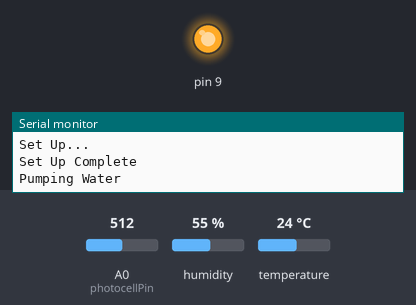
Simulated run of this sketch. Board: Arduino Uno, built for the host (arithmetic inside an expression is 32-bit, double 64-bit). Parts: output pins drawn as LEDs (lit = HIGH), the last lines printed to the serial monitor. The test bench sets the inputs (shaded band); at power-on: A0 (photocellPin) = 512, humidity 55 %, temperature 24 °C. WiFi joins after 1.5 s; servers stay silent unless stated; uploads are accepted with an empty reply.

Above: at 7.0 s.
At 40.6 s:
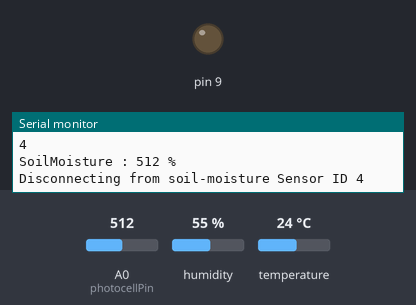
Timing chart, 0 to 89.6 s (numbered marks = the images above):
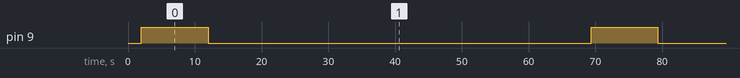

The sketch:

Garduino.ino
```cpp
#include <Ethernet.h>
#include <SPI.h>
#include "DHT.h"
#include "floatToString.h"
#include "Temperature.h"
#include "Humidity.h"
#include "Light.h"
#include "SoilMoisture.h"

#define DHTPIN 8     // what pin we're connected to
#define DHTTYPE DHT11   // DHT 11

DHT dht(DHTPIN, DHTTYPE);

byte mac[] = {0xDE, 0xAD, 0xBE, 0xEF, 0xFE, 0xED}; // max address for ethernet shield
byte ip[] = {192,168,2,17}; // ip address for ethernet shield
String serverAddress = "192.168.2.2"; // ip address to ping
byte server[] = {192,168,2,2};
int port = 8080;
String ServletKey = "vhMPGBUHX7MLVMSG";

EthernetClient client;
Temperature temp = Temperature();
Humidity humid = Humidity();
Light light = Light();
SoilMoisture soilMoisture = SoilMoisture();

String Project="garduino";
String Servlet="SensorData";
String NodeID ="1";
int TimeDelayBeingUpdates(5000);
int TimeDelayBeingCycles (30000);

void setup()
{
Serial.begin(9600);
Ethernet.begin(mac,ip);
delay(1000);
Serial.println("");
Serial.println("Set Up...");
dht.begin();
Serial.println("Set Up Complete");
delay(1000);
pinMode(9, OUTPUT);
}

char* SensorType[]={"temp", "humidity", "light", "water-level", "soil-moisture"};

String lightSensors[]={"0", "1", "2", "3"};
char* soilMoistureSensors[]={"4","5", "6", "7"};

char* waterLevelSensors[]={"1", "2", "3", "4"};
char* DHT11Sensors[]={"1", "2"};

void loop(){


activateWaterPump();

ConnectToServlet("temp","1");
ConnectToServlet("humidity","1");

ConnectToServlet("light","0");
ConnectToServlet("light","1");


/*
ConnectToServlet("light","2");
ConnectToServlet("light","3");
*/
ConnectToServlet("soil-moisture","4");

/*
ConnectToServlet("soil-moisture","5");
ConnectToServlet("soil-moisture","6");
ConnectToServlet("soil-moisture","7");

*/

delay(TimeDelayBeingCycles);
}

void debugProbe()
{
     // read the analog in value:
    int sensorValue = analogRead(1);
    // map it to the range of the analog out:
    int outputValue = map(sensorValue, 0, 1023, 0, 255);

    // print the results to the serial monitor:
    Serial.print("sensor = " );
    Serial.print(sensorValue);
    Serial.print("\t output = ");
    Serial.println(outputValue);
}

void ConnectToServlet(String SensorType,String SensorID)
{

    if (client.connect(server,port))
  {
        Serial.println("");
        Serial.println("Connecting to "+ SensorType+" Sensor ID "+SensorID);

        String thisData = "";

        if(SensorType=="temp")
        {
            thisData = temp.generateTemp();
        }
        else if( SensorType== "humidity")
        {
            thisData = humid.generateHumidity();
        }
        else if(SensorType=="light")
        {
          int LightSensorID =0;

          if(SensorID=="0")
          {
            LightSensorID =0;
          } else  if(SensorID=="1")
          {
            LightSensorID =1;
          } else  if(SensorID=="2")
          {
            LightSensorID =2;
          } else  if(SensorID=="3")
          {
            LightSensorID =3;
          }

          thisData = light.generateLight(LightSensorID);
        }
        else if (SensorType=="soil-moisture")
        {
          int SoilSensorID =4;

          if(SensorID=="4")
          {
            SoilSensorID =4;
          } else  if(SensorID=="5")
          {
            SoilSensorID =5;
          } else  if(SensorID=="6")
          {
            SoilSensorID =6;
          } else  if(SensorID=="7")
          {
            SoilSensorID =7;
          }

          thisData = soilMoisture.generateSoilMoisture(SoilSensorID);
        }

        sendData(thisData,NodeID,SensorType,SensorID);
       // serialDebugData(thisData,NodeID,SensorType,SensorID);

        Serial.println("");
  }

  if (client.connected())
  {
        Serial.println("Disconnecting from "+ SensorType+" Sensor ID "+SensorID);
    client.stop();
    delay(TimeDelayBeingUpdates);
  }
  else
  {
    Serial.println("Error Connecting");
  }
}


void activateWaterPump()
{
  Serial.println("Pumping Water");
  digitalWrite(9, HIGH);   // set the LED on
  delay(10000);                  // wait for a second
  digitalWrite(9, LOW);    // set the LED off
  delay(1000);                  // wait for a second
  Serial.println("Stopped Pumping Water");
}

void sendData(String thisData, String NodeID,String SensorType, String SensorID) {

  //Serial.println("connected");
  // node / type / number / value
  client.println("POST /"+Project+"/"+Servlet+"/"+NodeID+"/"+SensorType+"/"+SensorID+"/"+ServletKey+" HTTP/1.1");
  client.println("Host: "+serverAddress);
  client.println("Content-Type: application/x-www-form-urlencoded");
  client.print("Content-Length: ");
  client.println(thisData.length());
  client.println();
  client.print(thisData);
  client.println();
}

void serialDebugData(String thisData, String NodeID,String SensorType, String SensorID)
{
    //Prints your post request out for debugging
  Serial.println("POST /"+Project+"/"+Servlet+"/"+NodeID+"/"+SensorType+"/"+SensorID+"/"+ServletKey+" HTTP/1.1");
  Serial.println("Host: "+serverAddress);
  Serial.println("Content-Type: application/x-www-form-urlencoded");
  Serial.print("Content-Length: ");
  Serial.println(thisData.length());
  Serial.println();
  Serial.print(thisData);
}
```

Humidity.h
```cpp
#ifndef Humidity_
#define Humidity_

#include <arduino.h>
#include <Stdio.h>
#include "DHT.h"

class Humidity {
  private:
   float humidity;
   String humidityStr;
   char humidityBuffer[30];
   String data;
  public:
    Humidity();
    String generateHumidity();
};

#endif
```

Humidity.ino
```cpp
#include <arduino.h>
#include "Humidity.h"

Humidity::Humidity() {

}

String Humidity::generateHumidity ()
{
  //Control for resetting temperature
  humidity = 0;
  humidity = dht.readHumidity();

  // check if returns are valid, if they are NaN (not a number) then something went wrong!
  if (isnan(humidity))
  {
    Serial.println("Failed to read from DHT");
    humidityStr="OutOfBounds";
  } else
  {
    humidityStr = floatToString(humidityBuffer,humidity,0,0,true);
    Serial.print("Humidity: "+humidityStr+" %");
  }

  data="";
  data+="value="+humidityStr+"&submit=Submit"; // Use HTML encoding for comma's

  return data;
}
```

Light.h
```cpp
#ifndef Light_
#define Light_

#include <arduino.h>
#include <Stdio.h>

class Light {
  private:
   float LightLevel;
   String LightStr;
   char LightBuffer[30];
   String data;
   int r0;      //value of select pin at the 4051 (s0)
   int r1;      //value of select pin at the 4051 (s1)
   int r2;      //value of select pin at the 4051 (s2)
   int photocellPin; // the cell and 10K pulldown are connected to a0
   int photocellReading; // the analog reading from the sensor divider
  public:
    Light();
    String generateLight(int);
    float readLightSensor(int);
};

#endif
```

Light.ino
```cpp
#include <arduino.h>
#include "Light.h"

Light::Light() {
   r0 = 0;      //value of select pin at the 4051 (s0)
   r1 = 0;      //value of select pin at the 4051 (s1)
   r2 = 0;      //value of select pin at the 4051 (s2)
   photocellPin = 0; // the cell and 10K pulldown are connected to a0
}

float Light::readLightSensor(int lightID)
{
   float lightSensorValue=0.00;

 Serial.print("Light id = ");
 Serial.print(lightID);
 Serial.println("");
    r0 = bitRead(lightID,0);    // use this with arduino 0013 (and newer versions)
    r1 = bitRead(lightID,1);    // use this with arduino 0013 (and newer versions)
    r2 = bitRead(lightID,2);    // use this with arduino 0013 (and newer versions)

    digitalWrite(2, r0);
    digitalWrite(3, r1);
    digitalWrite(4, r2);

    //Either read or write the multiplexed pin here

    photocellReading = analogRead(photocellPin);
    //Serial.print("Analog reading = ");
    //Serial.println(photocellReading); // the raw analog reading
    // LED gets brighter the darker it is at the sensor
    // that means we have to -invert- the reading from 0-1023 back to 1023-0
     lightSensorValue = photocellReading;

 return lightSensorValue;
}

String Light::generateLight (int lightID)
{
  //Control for resetting temperature
  LightLevel = 0;
  LightLevel = readLightSensor(lightID);

  // check if returns are valid, if they are NaN (not a number) then something went wrong!
  if (isnan(LightLevel))
  {
    Serial.println("Failed to read from Sensor");
    LightStr = "OutOfBounds";
  } else
  {
    LightStr = floatToString(LightBuffer,LightLevel,0,0,true);
    Serial.print("Light : "+LightStr+" %");
  }

  data="";
  data+="value="+LightStr+"&submit=Submit"; // Use HTML encoding for comma's

  return data;
}
```

SoilMoisture.h
```cpp
#ifndef SoilMoisture_
#define SoilMoisture_

#include <arduino.h>
#include <Stdio.h>

class SoilMoisture {
  private:
   float SoilMoistureLevel;
   String SoilMoistureStr;
   char SoilMoistureBuffer[30];
   String data;
   int r0;      //value of select pin at the 4051 (s0)
   int r1;      //value of select pin at the 4051 (s1)
   int r2;      //value of select pin at the 4051 (s2)
   int count;   //which y pin we are selecting
   int moistureProbePin; // the cell and 10K pulldown are connected to a0
   int moistureProbeReading; // the analog reading from the sensor divider
  public:
    SoilMoisture();
    String generateSoilMoisture(int);
    float readSoilMoistureSensor(int);
};

#endif
```

SoilMoisture.ino
```cpp
#include <arduino.h>
#include "SoilMoisture.h"

SoilMoisture::SoilMoisture() {
   r0 = 0;      //value of select pin at the 4051 (s0)
   r1 = 0;      //value of select pin at the 4051 (s1)
   r2 = 0;      //value of select pin at the 4051 (s2)
   count = 0;   //which y pin we are selecting
   moistureProbePin = 0; // the cell and 10K pulldown are connected to a0
}

float SoilMoisture::readSoilMoistureSensor(int SoilMoistureID)
{
   float SoilMoistureSensorValue=0.00;
   moistureProbeReading =0;

    r0 = bitRead(SoilMoistureID,0);    // use this with arduino 0013 (and newer versions)
    r1 = bitRead(SoilMoistureID,1);    // use this with arduino 0013 (and newer versions)
    r2 = bitRead(SoilMoistureID,2);    // use this with arduino 0013 (and newer versions)
  Serial.println("moisture");
  Serial.println(SoilMoistureID);
    digitalWrite(2, r0);
    digitalWrite(3, r1);
    digitalWrite(4, r2);

    //Either read or write the multiplexed pin here

    moistureProbeReading = analogRead(moistureProbePin);
    //Serial.print("Analog reading = ");
   // Serial.println(moistureProbeReading); // the raw analog reading
    SoilMoistureSensorValue = moistureProbeReading;

 return SoilMoistureSensorValue;
}

String SoilMoisture::generateSoilMoisture (int SoilMoistureID)
{
  //Control for resetting temperature
  SoilMoistureLevel = 0;
  SoilMoistureLevel = readSoilMoistureSensor(SoilMoistureID);

  // check if returns are valid, if they are NaN (not a number) then something went wrong!
  if (isnan(SoilMoistureLevel))
  {
    Serial.println("Failed to read from Sensor");
    SoilMoistureStr = "OutOfBounds";
  } else
  {
    SoilMoistureStr = floatToString(SoilMoistureBuffer,SoilMoistureLevel,0,0,true);
    Serial.print("SoilMoisture : "+SoilMoistureStr+" %");
  }

  data="";
  data+="value="+SoilMoistureStr+"&submit=Submit"; // Use HTML encoding for comma's

  return data;
}
```

Temperature.h
```cpp
#ifndef Temperature_
#define Temperature_

#include <arduino.h>
#include <Stdio.h>
#include "DHT.h"

class Temperature {
  private:
   float temp;
   String tempStr;
   char tempBuffer[30];
   String data;
  public:
    Temperature();
    String generateTemp();
};

#endif
```

Temperature.ino
```cpp
#include <arduino.h>
#include "Temperature.h"

Temperature::Temperature() {

}

String Temperature::generateTemp ()
{
  //Control for resetting temperature
  temp = 0;
  temp = dht.readTemperature();

  // check if returns are valid, if they are NaN (not a number) then something went wrong!
  if (isnan(temp))
  {
    Serial.println("Failed to read from DHT");
    tempStr = "OutOfBounds";
  } else
  {
    tempStr = floatToString(tempBuffer,temp,0,0,true);
    Serial.print("Temperature: "+tempStr+" *C");
  }

  data="";
  data+="value="+tempStr+"&submit=Submit"; // Use HTML encoding for comma's

  return data;
}
```

WaterLevel.h
```cpp
#ifndef WaterLevel_
#define WaterLevel_

#include <arduino.h>
#include <Stdio.h>

class WaterLevel {
  private:
   float waterLvl;
   String waterLvlStr;
   char waterLvlBuffer[30];
   String data;
  public:
    WaterLevel();
    String generateWaterLevel();
    float readWaterLevelSensor();
};

#endif
```

WaterLevel.ino
```cpp
#include <arduino.h>
#include "WaterLevel.h"

WaterLevel::WaterLevel() {

}

float WaterLevel::readWaterLevelSensor()
{
 float waterLvlValue=0.00;

 return waterLvlValue;
}

String WaterLevel::generateWaterLevel ()
{
  //Control for resetting WaterLevel
  waterLvl = 0;
  waterLvl = readWaterLevelSensor();

  // check if returns are valid, if they are NaN (not a number) then something went wrong!
  if (isnan(waterLvl))
  {
    Serial.println("Failed to read from DHT");
    waterLvlStr = "OutOfBounds";
  } else
  {
    waterLvlStr = floatToString(waterLvlBuffer,waterLvl,0,0,true);
    Serial.print("WaterLevel: "+waterLvlStr+" *C");
  }

  data="";
  data+="value="+waterLvlStr+"&submit=Submit"; // Use HTML encoding for comma's

  return data;
}
```

floatToString.h
```cpp
// floatToString.h
//
// Tim Hirzel
// tim@growdown.com
// March 2008
// float to string
//
// If you don't save this as a .h, you will want to remove the default arguments
//     uncomment this first line, and swap it for the next.  I don't think keyword arguments compile in .pde files

//char * floatToString(char * outstr, float value, int places, int minwidth=, bool rightjustify) {
char * floatToString(char * outstr, float value, int places, int minwidth=0, bool rightjustify=false) {
    // this is used to write a float value to string, outstr.  oustr is also the return value.
    int digit;
    float tens = 0.1;
    int tenscount = 0;
    int i;
    float tempfloat = value;
    int c = 0;
    int charcount = 1;
    int extra = 0;
    // make sure we round properly. this could use pow from <math.h>, but doesn't seem worth the import
    // if this rounding step isn't here, the value  54.321 prints as 54.3209

    // calculate rounding term d:   0.5/pow(10,places)
    float d = 0.5;
    if (value < 0)
        d *= -1.0;
    // divide by ten for each decimal place
    for (i = 0; i < places; i++)
        d/= 10.0;
    // this small addition, combined with truncation will round our values properly
    tempfloat +=  d;

    // first get value tens to be the large power of ten less than value
    if (value < 0)
        tempfloat *= -1.0;
    while ((tens * 10.0) <= tempfloat) {
        tens *= 10.0;
        tenscount += 1;
    }

    if (tenscount > 0)
        charcount += tenscount;
    else
        charcount += 1;

    if (value < 0)
        charcount += 1;
    charcount += 1 + places;

    minwidth += 1; // both count the null final character
    if (minwidth > charcount){
        extra = minwidth - charcount;
        charcount = minwidth;
    }

    if (extra > 0 and rightjustify) {
        for (int i = 0; i< extra; i++) {
            outstr[c++] = ' ';
        }
    }

    // write out the negative if needed
    if (value < 0)
        outstr[c++] = '-';

    if (tenscount == 0)
        outstr[c++] = '0';

    for (i=0; i< tenscount; i++) {
        digit = (int) (tempfloat/tens);
        itoa(digit, &outstr[c++], 10);
        tempfloat = tempfloat - ((float)digit * tens);
        tens /= 10.0;
    }

    // if no places after decimal, stop now and return

    // otherwise, write the point and continue on
    if (places > 0)
    outstr[c++] = '.';


    // now write out each decimal place by shifting digits one by one into the ones place and writing the truncated value
    for (i = 0; i < places; i++) {
        tempfloat *= 10.0;
        digit = (int) tempfloat;
        itoa(digit, &outstr[c++], 10);
        // once written, subtract off that digit
        tempfloat = tempfloat - (float) digit;
    }
    if (extra > 0 and not rightjustify) {
        for (int i = 0; i< extra; i++) {
            outstr[c++] = ' ';
        }
    }


    outstr[c++] = '\0';
    return outstr;
}
```

Measured:
- by itself, pin 9: alternates HIGH for 10.0 s and LOW for 57.4 s
